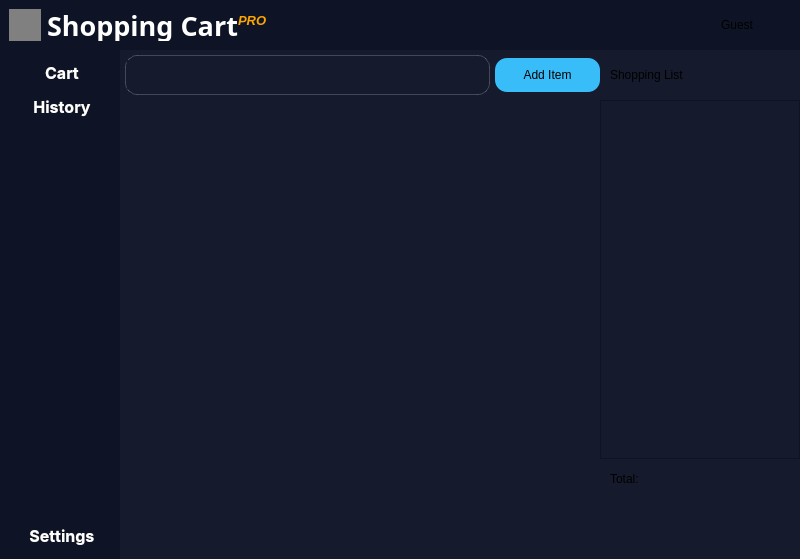
<?xml version="1.0" encoding="UTF-8"?>
<ui version="4.0">
 <class>MainWindow</class>
 <widget class="QMainWindow" name="MainWindow">
  <property name="geometry">
   <rect>
    <x>0</x>
    <y>0</y>
    <width>800</width>
    <height>559</height>
   </rect>
  </property>
  <property name="windowTitle">
   <string>MainWindow</string>
  </property>
  <widget class="QWidget" name="centralwidget">
   <property name="styleSheet">
    <string notr="true"/>
   </property>
   <layout class="QVBoxLayout" name="verticalLayout" stretch="1,0">
    <property name="spacing">
     <number>0</number>
    </property>
    <property name="leftMargin">
     <number>0</number>
    </property>
    <property name="topMargin">
     <number>0</number>
    </property>
    <property name="rightMargin">
     <number>0</number>
    </property>
    <property name="bottomMargin">
     <number>0</number>
    </property>
    <item>
     <widget class="QWidget" name="header" native="true">
      <property name="maximumSize">
       <size>
        <width>16777215</width>
        <height>50</height>
       </size>
      </property>
      <property name="styleSheet">
       <string notr="true">QWidget {
 background: #0E1426;
}</string>
      </property>
      <layout class="QHBoxLayout" name="horizontalLayout">
       <item>
        <widget class="QLabel" name="cartIcon">
         <property name="sizePolicy">
          <sizepolicy hsizetype="Minimum" vsizetype="Expanding">
           <horstretch>1</horstretch>
           <verstretch>1</verstretch>
          </sizepolicy>
         </property>
         <property name="minimumSize">
          <size>
           <width>0</width>
           <height>0</height>
          </size>
         </property>
         <property name="maximumSize">
          <size>
           <width>32</width>
           <height>32</height>
          </size>
         </property>
         <property name="sizeIncrement">
          <size>
           <width>1</width>
           <height>1</height>
          </size>
         </property>
         <property name="baseSize">
          <size>
           <width>1</width>
           <height>1</height>
          </size>
         </property>
         <property name="styleSheet">
          <string notr="true">QLabel {
  background: gray;
}</string>
         </property>
         <property name="lineWidth">
          <number>0</number>
         </property>
         <property name="text">
          <string/>
         </property>
         <property name="pixmap">
          <pixmap>C:/Users/User/Downloads/6c586905d23154b033d0df11175efce1 (1).png</pixmap>
         </property>
         <property name="scaledContents">
          <bool>true</bool>
         </property>
        </widget>
       </item>
       <item>
        <layout class="QHBoxLayout" name="headingContainer" stretch="0,0">
         <property name="spacing">
          <number>0</number>
         </property>
         <item>
          <widget class="QLabel" name="heading">
           <property name="font">
            <font>
             <family>Ink Draft</family>
             <pointsize>20</pointsize>
             <bold>true</bold>
            </font>
           </property>
           <property name="styleSheet">
            <string notr="true">QLabel {
  color: white;
}</string>
           </property>
           <property name="text">
            <string>Shopping Cart</string>
           </property>
          </widget>
         </item>
         <item>
          <layout class="QVBoxLayout" name="headingBadgeContainer" stretch="1,0">
           <property name="spacing">
            <number>0</number>
           </property>
           <item>
            <widget class="QLabel" name="headingBadge">
             <property name="minimumSize">
              <size>
               <width>50</width>
               <height>10</height>
              </size>
             </property>
             <property name="maximumSize">
              <size>
               <width>100</width>
               <height>100</height>
              </size>
             </property>
             <property name="font">
              <font>
               <pointsize>10</pointsize>
               <italic>true</italic>
               <bold>true</bold>
              </font>
             </property>
             <property name="styleSheet">
              <string notr="true">QLabel {
 color: orange;
}</string>
             </property>
             <property name="text">
              <string>PRO</string>
             </property>
             <property name="margin">
              <number>0</number>
             </property>
            </widget>
           </item>
           <item>
            <spacer name="headingBadgeSpacer">
             <property name="orientation">
              <enum>Qt::Vertical</enum>
             </property>
             <property name="sizeHint" stdset="0">
              <size>
               <width>10</width>
               <height>10</height>
              </size>
             </property>
            </spacer>
           </item>
          </layout>
         </item>
        </layout>
       </item>
       <item>
        <spacer name="horizontalSpacer">
         <property name="orientation">
          <enum>Qt::Horizontal</enum>
         </property>
         <property name="sizeType">
          <enum>QSizePolicy::Expanding</enum>
         </property>
         <property name="sizeHint" stdset="0">
          <size>
           <width>40</width>
           <height>20</height>
          </size>
         </property>
        </spacer>
       </item>
       <item>
        <widget class="QWidget" name="userContainer" native="true">
         <layout class="QHBoxLayout" name="horizontalLayout_6" stretch="0,1">
          <property name="leftMargin">
           <number>0</number>
          </property>
          <property name="topMargin">
           <number>0</number>
          </property>
          <property name="rightMargin">
           <number>0</number>
          </property>
          <property name="bottomMargin">
           <number>0</number>
          </property>
          <item>
           <widget class="QLabel" name="userName">
            <property name="text">
             <string>Guest</string>
            </property>
            <property name="alignment">
             <set>Qt::AlignRight|Qt::AlignTrailing|Qt::AlignVCenter</set>
            </property>
           </widget>
          </item>
          <item>
           <widget class="QLabel" name="userIcon">
            <property name="minimumSize">
             <size>
              <width>32</width>
              <height>32</height>
             </size>
            </property>
            <property name="maximumSize">
             <size>
              <width>32</width>
              <height>32</height>
             </size>
            </property>
            <property name="styleSheet">
             <string notr="true"/>
            </property>
            <property name="text">
             <string/>
            </property>
            <property name="scaledContents">
             <bool>true</bool>
            </property>
           </widget>
          </item>
         </layout>
        </widget>
       </item>
      </layout>
     </widget>
    </item>
    <item>
     <layout class="QHBoxLayout" name="mainContainer" stretch="1,0">
      <property name="spacing">
       <number>0</number>
      </property>
      <item>
       <widget class="QWidget" name="sidebar" native="true">
        <property name="maximumSize">
         <size>
          <width>120</width>
          <height>16777215</height>
         </size>
        </property>
        <property name="font">
         <font>
          <pointsize>15</pointsize>
          <bold>true</bold>
         </font>
        </property>
        <property name="styleSheet">
         <string notr="true">QWidget {
  background: #0E1426;
}</string>
        </property>
        <layout class="QVBoxLayout" name="verticalLayout_4">
         <item>
          <widget class="QPushButton" name="cartButton">
           <property name="font">
            <font>
             <family>Inter</family>
             <pointsize>12</pointsize>
             <bold>true</bold>
             <kerning>false</kerning>
            </font>
           </property>
           <property name="styleSheet">
            <string notr="true">QPushButton {
  color: white;
}</string>
           </property>
           <property name="text">
            <string> Cart</string>
           </property>
           <property name="icon">
            <iconset resource="resources.qrc">
             <normaloff>:/assets/clear.png</normaloff>:/assets/clear.png</iconset>
           </property>
           <property name="checkable">
            <bool>false</bool>
           </property>
           <property name="default">
            <bool>false</bool>
           </property>
           <property name="flat">
            <bool>true</bool>
           </property>
          </widget>
         </item>
         <item>
          <widget class="QPushButton" name="historyButton">
           <property name="font">
            <font>
             <family>Inter</family>
             <pointsize>12</pointsize>
             <bold>true</bold>
             <kerning>false</kerning>
            </font>
           </property>
           <property name="styleSheet">
            <string notr="true">QPushButton {
  color: white;
}</string>
           </property>
           <property name="text">
            <string> History</string>
           </property>
           <property name="flat">
            <bool>true</bool>
           </property>
          </widget>
         </item>
         <item>
          <spacer name="verticalSpacer">
           <property name="orientation">
            <enum>Qt::Vertical</enum>
           </property>
           <property name="sizeHint" stdset="0">
            <size>
             <width>20</width>
             <height>364</height>
            </size>
           </property>
          </spacer>
         </item>
         <item>
          <widget class="QPushButton" name="settingsButton">
           <property name="font">
            <font>
             <family>Inter</family>
             <pointsize>12</pointsize>
             <bold>true</bold>
             <kerning>false</kerning>
            </font>
           </property>
           <property name="styleSheet">
            <string notr="true">QPushButton {
  color: white;
}</string>
           </property>
           <property name="text">
            <string> Settings</string>
           </property>
           <property name="flat">
            <bool>true</bool>
           </property>
          </widget>
         </item>
        </layout>
       </widget>
      </item>
      <item>
       <widget class="QFrame" name="windows">
        <property name="styleSheet">
         <string notr="true">QWidget {
 background: cyan;
}</string>
        </property>
        <layout class="QHBoxLayout" name="horizontalLayout_5">
         <property name="spacing">
          <number>0</number>
         </property>
         <property name="leftMargin">
          <number>0</number>
         </property>
         <property name="topMargin">
          <number>0</number>
         </property>
         <property name="rightMargin">
          <number>0</number>
         </property>
         <property name="bottomMargin">
          <number>0</number>
         </property>
         <item>
          <widget class="QStackedWidget" name="stackedWidget">
           <property name="sizePolicy">
            <sizepolicy hsizetype="Fixed" vsizetype="Fixed">
             <horstretch>0</horstretch>
             <verstretch>0</verstretch>
            </sizepolicy>
           </property>
           <property name="minimumSize">
            <size>
             <width>571</width>
             <height>481</height>
            </size>
           </property>
           <property name="maximumSize">
            <size>
             <width>1000000</width>
             <height>1000000</height>
            </size>
           </property>
           <property name="sizeIncrement">
            <size>
             <width>1</width>
             <height>1</height>
            </size>
           </property>
           <property name="baseSize">
            <size>
             <width>1</width>
             <height>1</height>
            </size>
           </property>
           <property name="styleSheet">
            <string notr="true">QWidget {
  background: #151A2C;
}</string>
           </property>
           <property name="currentIndex">
            <number>0</number>
           </property>
           <widget class="QWidget" name="cartPage">
            <layout class="QHBoxLayout" name="horizontalLayout_2" stretch="0,1">
             <property name="spacing">
              <number>0</number>
             </property>
             <property name="leftMargin">
              <number>0</number>
             </property>
             <property name="topMargin">
              <number>0</number>
             </property>
             <property name="rightMargin">
              <number>0</number>
             </property>
             <property name="bottomMargin">
              <number>0</number>
             </property>
             <item>
              <widget class="QWidget" name="cartItems" native="true">
               <layout class="QVBoxLayout" name="verticalLayout_3" stretch="1,0">
                <property name="spacing">
                 <number>0</number>
                </property>
                <property name="leftMargin">
                 <number>0</number>
                </property>
                <property name="topMargin">
                 <number>0</number>
                </property>
                <property name="rightMargin">
                 <number>0</number>
                </property>
                <property name="bottomMargin">
                 <number>0</number>
                </property>
                <item>
                 <widget class="QWidget" name="cartItemsHeader" native="true">
                  <property name="maximumSize">
                   <size>
                    <width>16777215</width>
                    <height>50</height>
                   </size>
                  </property>
                  <layout class="QHBoxLayout" name="horizontalLayout_4" stretch="0,1">
                   <property name="spacing">
                    <number>0</number>
                   </property>
                   <property name="leftMargin">
                    <number>0</number>
                   </property>
                   <property name="topMargin">
                    <number>0</number>
                   </property>
                   <property name="rightMargin">
                    <number>0</number>
                   </property>
                   <property name="bottomMargin">
                    <number>0</number>
                   </property>
                   <item>
                    <widget class="QWidget" name="cartItemsSearchBox" native="true">
                     <property name="styleSheet">
                      <string notr="true">.QWidget {
  border: 1px solid rgba(255, 255, 255, 0.2);
  border-radius: 12px;
  margin: 5px;
}</string>
                     </property>
                     <layout class="QHBoxLayout" name="horizontalLayout_3" stretch="0,0,0,1">
                      <property name="spacing">
                       <number>3</number>
                      </property>
                      <property name="leftMargin">
                       <number>5</number>
                      </property>
                      <property name="topMargin">
                       <number>5</number>
                      </property>
                      <property name="rightMargin">
                       <number>5</number>
                      </property>
                      <property name="bottomMargin">
                       <number>5</number>
                      </property>
                      <item>
                       <spacer name="cartItemsSpacer">
                        <property name="orientation">
                         <enum>Qt::Horizontal</enum>
                        </property>
                        <property name="sizeType">
                         <enum>QSizePolicy::Minimum</enum>
                        </property>
                        <property name="sizeHint" stdset="0">
                         <size>
                          <width>2</width>
                          <height>10</height>
                         </size>
                        </property>
                       </spacer>
                      </item>
                      <item>
                       <widget class="QLabel" name="cartItemsSearchIcon">
                        <property name="minimumSize">
                         <size>
                          <width>24</width>
                          <height>24</height>
                         </size>
                        </property>
                        <property name="maximumSize">
                         <size>
                          <width>29</width>
                          <height>29</height>
                         </size>
                        </property>
                        <property name="styleSheet">
                         <string notr="true">QLabel {
  padding: 2px;
}</string>
                        </property>
                        <property name="text">
                         <string/>
                        </property>
                        <property name="pixmap">
                         <pixmap resource="resources.qrc">:/assets/search.png</pixmap>
                        </property>
                        <property name="scaledContents">
                         <bool>true</bool>
                        </property>
                        <property name="margin">
                         <number>3</number>
                        </property>
                        <property name="indent">
                         <number>0</number>
                        </property>
                       </widget>
                      </item>
                      <item>
                       <widget class="QLineEdit" name="cartItemsSearchLine">
                        <property name="styleSheet">
                         <string notr="true">QLineEdit {
  color: white;
}</string>
                        </property>
                        <property name="text">
                         <string/>
                        </property>
                        <property name="frame">
                         <bool>false</bool>
                        </property>
                       </widget>
                      </item>
                      <item>
                       <widget class="QPushButton" name="cartItemsSearchClear">
                        <property name="maximumSize">
                         <size>
                          <width>30</width>
                          <height>30</height>
                         </size>
                        </property>
                        <property name="styleSheet">
                         <string notr="true"/>
                        </property>
                        <property name="text">
                         <string/>
                        </property>
                        <property name="icon">
                         <iconset resource="resources.qrc">
                          <normaloff>:/assets/clear.png</normaloff>:/assets/clear.png</iconset>
                        </property>
                        <property name="iconSize">
                         <size>
                          <width>18</width>
                          <height>18</height>
                         </size>
                        </property>
                        <property name="autoDefault">
                         <bool>false</bool>
                        </property>
                        <property name="flat">
                         <bool>true</bool>
                        </property>
                       </widget>
                      </item>
                     </layout>
                    </widget>
                   </item>
                   <item>
                    <widget class="QPushButton" name="cartItemsAddButton">
                     <property name="minimumSize">
                      <size>
                       <width>105</width>
                       <height>0</height>
                      </size>
                     </property>
                     <property name="maximumSize">
                      <size>
                       <width>100</width>
                       <height>16777215</height>
                      </size>
                     </property>
                     <property name="styleSheet">
                      <string notr="true">QPushButton {
  background: #38BDF8;
  color: black;
  padding: 10px 20px;
  border-radius: 12px;
}</string>
                     </property>
                     <property name="text">
                      <string>Add Item</string>
                     </property>
                     <property name="flat">
                      <bool>false</bool>
                     </property>
                    </widget>
                   </item>
                  </layout>
                 </widget>
                </item>
                <item>
                 <widget class="QWidget" name="cartItemsDisplay" native="true">
                  <property name="enabled">
                   <bool>true</bool>
                  </property>
                 </widget>
                </item>
               </layout>
              </widget>
             </item>
             <item>
              <widget class="QWidget" name="cartSummary" native="true">
               <property name="maximumSize">
                <size>
                 <width>200</width>
                 <height>16777215</height>
                </size>
               </property>
               <layout class="QVBoxLayout" name="verticalLayout_2" stretch="1,0,0">
                <property name="spacing">
                 <number>0</number>
                </property>
                <property name="leftMargin">
                 <number>0</number>
                </property>
                <property name="topMargin">
                 <number>0</number>
                </property>
                <property name="rightMargin">
                 <number>0</number>
                </property>
                <property name="bottomMargin">
                 <number>0</number>
                </property>
                <item>
                 <widget class="QWidget" name="cartSummaryHeader" native="true">
                  <property name="maximumSize">
                   <size>
                    <width>16777215</width>
                    <height>50</height>
                   </size>
                  </property>
                  <widget class="QLabel" name="label">
                   <property name="geometry">
                    <rect>
                     <x>10</x>
                     <y>9</y>
                     <width>101</width>
                     <height>31</height>
                    </rect>
                   </property>
                   <property name="text">
                    <string>Shopping List</string>
                   </property>
                  </widget>
                 </widget>
                </item>
                <item>
                 <widget class="QListWidget" name="cartSummaryList"/>
                </item>
                <item>
                 <widget class="QWidget" name="cartSummarySummary" native="true">
                  <property name="minimumSize">
                   <size>
                    <width>100</width>
                    <height>100</height>
                   </size>
                  </property>
                  <property name="maximumSize">
                   <size>
                    <width>16777215</width>
                    <height>100</height>
                   </size>
                  </property>
                  <widget class="QLabel" name="cartSummaryTotalLabel">
                   <property name="geometry">
                    <rect>
                     <x>10</x>
                     <y>10</y>
                     <width>63</width>
                     <height>20</height>
                    </rect>
                   </property>
                   <property name="text">
                    <string>Total:</string>
                   </property>
                  </widget>
                 </widget>
                </item>
               </layout>
              </widget>
             </item>
            </layout>
           </widget>
           <widget class="QWidget" name="historyPage"/>
          </widget>
         </item>
        </layout>
       </widget>
      </item>
     </layout>
    </item>
   </layout>
  </widget>
 </widget>
 <resources>
  <include location="resources.qrc"/>
 </resources>
 <connections/>
</ui>
